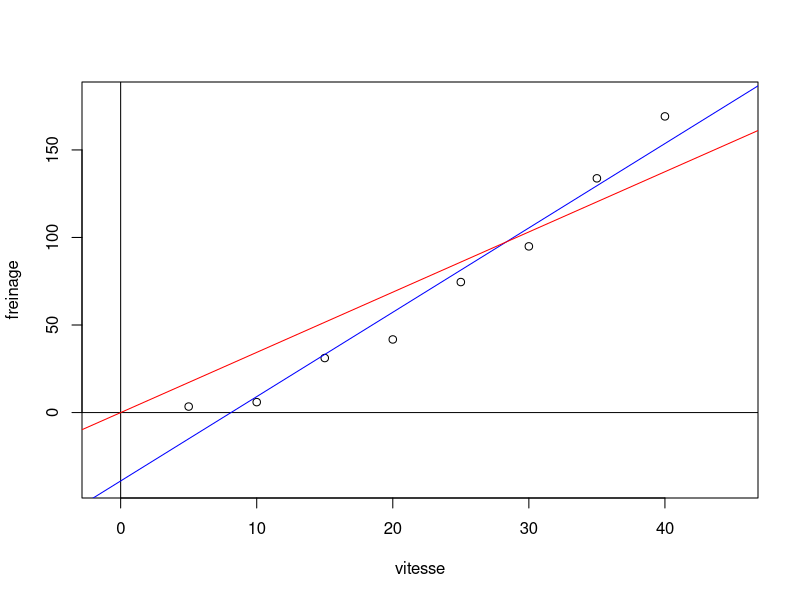

This chart was generated by the following R code: (Note: this script raises an error after producing the figure.)
# Principes et Méthodes Statistiques
# Fiche 6

# Création des données et représentation du nuage de points
vitesse<-c(5,10,15,20,25,30,35,40)
freinage<-c(3.42,5.96,31.14,41.76,74.54,94.92,133.78,169.16)
n<-length(vitesse)
plot(vitesse,freinage, xlim=c(-1,45), ylim=c(-40,180))
abline(v=0)
abline(h=0)

# Régression avec le modèle initial
regvf<-lm(freinage~vitesse)
summary(regvf)
abline(regvf, col="blue")

# Régression avec le modèle simplifié
regvf3<-lm(freinage~vitesse-1)
# lm(freinage~vitesse+0) donne exactement la même chose !
summary(regvf3)
abline(regvf3, col="red")

# Estimation de beta
betachap<-regvf3$coefficient
# ou coef(regvf3)
betachap

# Intervalle de confiance pour beta
confint(regvf3)

# Estimation de sigma^2
sigma2chap <- sum((freinage-betachap*vitesse)^2)/(n-1)
sigma2chap

# Intervalle de confiance pour sigma^2
(n-1)*sigma2chap/qchisq(1-alpha/2, n-1)
(n-1)*sigma2chap/qchisq(1-(1-alpha/2), n-1)

# Erreur quadratique moyenne minimale
(n-1)*sigma2chap/n

# Coefficient de corrélation linéaire empirique
sum(vitesse*freinage)/sqrt(sum(vitesse^2)*sum(freinage^2))
